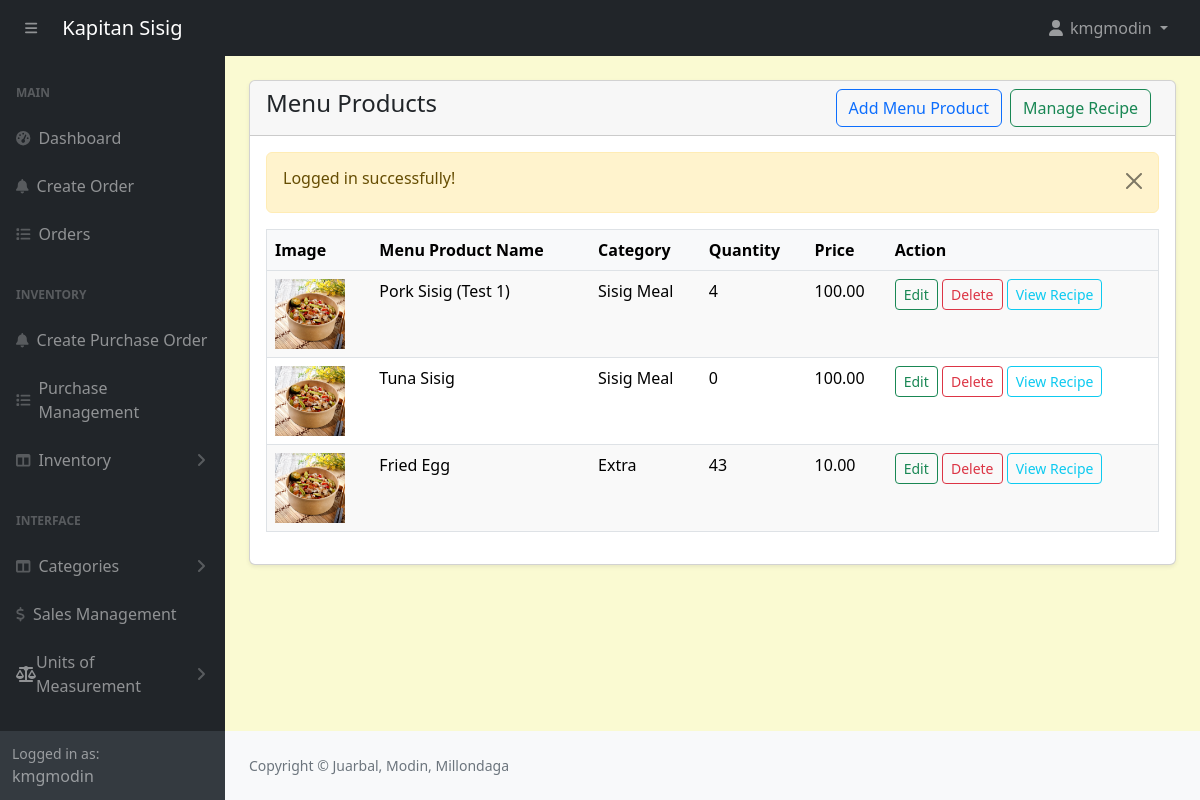
The page /admin/products.php (signed in) on the database as committed earlier.
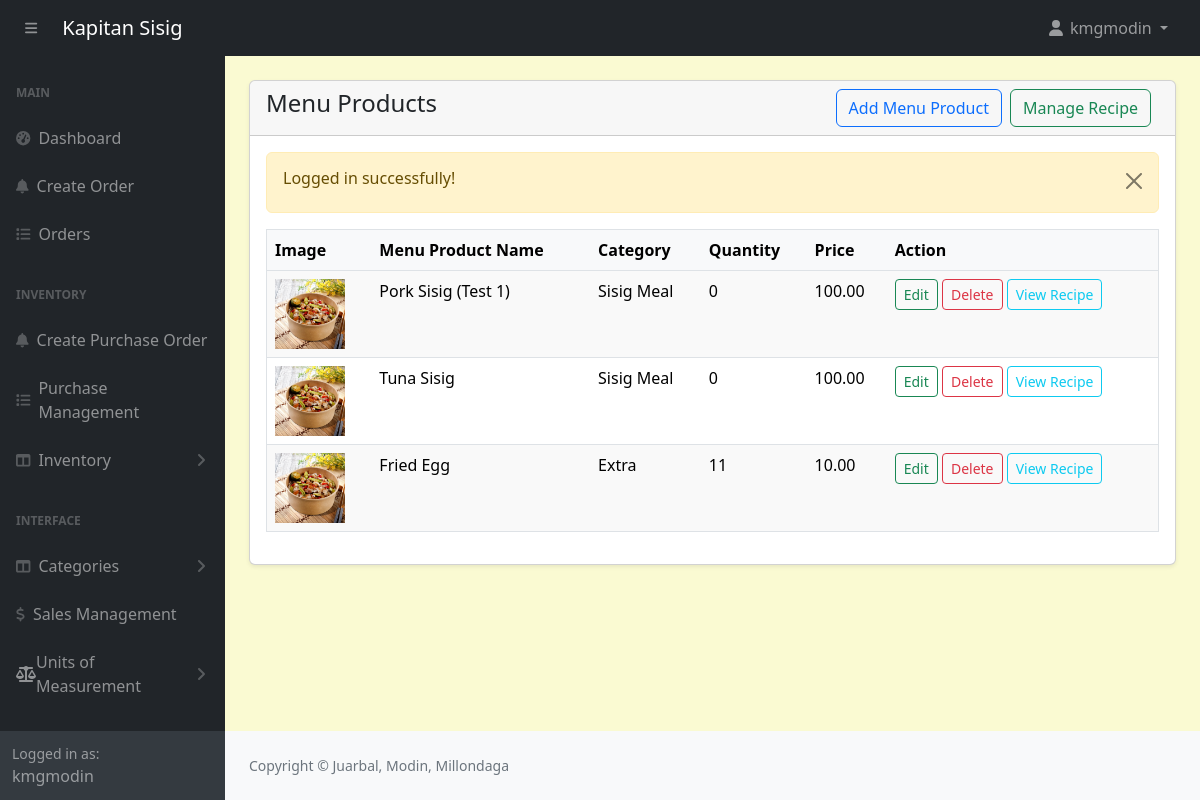
The same page on the database as committed later.
### tables this page shows
CREATE TABLE `products` (
  `id` int(11) NOT NULL,
  `category_id` int(11) NOT NULL,
  `productname` varchar(191) NOT NULL,
  `description` varchar(191) NOT NULL,
  `price` decimal(10,2) NOT NULL,
  `image` varchar(255) NOT NULL,
  `created_at` date NOT NULL DEFAULT current_timestamp(),
  `quantity` int(11) NOT NULL
);

CREATE TABLE `categories` (
  `id` int(11) NOT NULL,
  `name` varchar(191) NOT NULL,
  `status` tinyint(4) NOT NULL DEFAULT 0
);

### admin/products.php (the view, shortened to what this page needs)
<?php include('includes/header.php'); ?>
<div class="container-fluid px-4 pb-4">
    <div class="card mt-4 shadow-sm">
        <div class="card-header">
            <h4 class="mb-0">Menu Products
                <a href="recipes-add.php" class="btn btn-outline-success float-end me-2">Manage Recipe</a>
                <a href="products-create.php" class="btn btn-outline-primary float-end me-2">Add Menu Product</a>
            </h4>
        </div>
        <div class="card-body">
            <?php alertMessage(); ?>
            <?php
                $products = getAll('products');
                if (!$products) {
                    echo '<h4>Something went wrong.</h4>';
                } elseif (mysqli_num_rows($products) > 0) {
            ?>
            <div class="table-responsive">
                <table class="table" style="width: 100%; margin-bottom: 1rem; color: #000; border: 1px solid #dee2e6;">
                    <thead>
                        <tr style="background-color: #f8f9fa; color: #000;">
                            <th>Image</th>
                            <th>Menu Product Name</th>
                            <th>Category</th>
                            <th>Quantity</th>
                            <th>Price</th>
                            <th>Action</th>
                        </tr>
                    </thead>
                    <tbody>
                        <?php
                        $i = 0;
                        while ($productItem = mysqli_fetch_assoc($products)) :
                            $i++;
                            $productId = $productItem['id'];
                            $categoryId = $productItem['category_id'];
                            $categoryQuery = "SELECT name FROM categories WHERE id = '$categoryId'";
                            $categoryResult = mysqli_query($conn, $categoryQuery);
                            $categoryName = $categoryResult && mysqli_num_rows($categoryResult) > 0
                                            ? htmlspecialchars(mysqli_fetch_assoc($categoryResult)['name'])
                                            : "Unknown Category";
                            $recipeIngredientsQuery = "
                                SELECT ri.ingredient_id, ri.quantity AS recipe_quantity, i.quantity AS available_quantity, i.name AS ingredient_name
                                FROM recipe_ingredients ri
                                JOIN ingredients i ON ri.ingredient_id = i.id
                                WHERE ri.recipe_id = (SELECT id FROM recipes WHERE product_id = '$productId')
                            ";
                            $recipeIngredientsResult = mysqli_query($conn, $recipeIngredientsQuery);
                            $minServings = PHP_INT_MAX;
                            while ($ingredient = mysqli_fetch_assoc($recipeIngredientsResult)) {
                                $requiredQuantity = $ingredient['recipe_quantity'];
                                $availableQuantity = $ingredient['available_quantity'];
                                $possibleServings = floor($availableQuantity / $requiredQuantity);
                                if ($possibleServings < $minServings) {
                                    $minServings = $possibleServings;
                                }
                            }
                            $updateProductQuery = "
                                UPDATE products
                                SET quantity = '$minServings'
                                WHERE id = '$productId'
                            ";
                            mysqli_query($conn, $updateProductQuery);
                        ?>
                        <tr style="background-color: <?= $i % 2 == 0 ? '#fff' : '#f9f9f9'; ?>; border: 1px solid #dee2e6;">
                            <td><img src="../<?= htmlspecialchars($productItem['image']); ?>" style="width:70px;height:70px;" alt="product image" /></td>
                            <td><?= htmlspecialchars($productItem['productname']) ?></td>
                            <td><?= $categoryName ?></td>
                            <td><?= $minServings ?></td>
                            <td><?= htmlspecialchars($productItem['price']) ?></td>
                            <td>
                                <a href="products-edit.php?id=<?= $productItem['id'];?>" class="btn btn-outline-success btn-sm">Edit</a>
                                <a
                                    href="products-delete.php?id=<?= $productItem['id'];?>"
                                    class="btn btn-outline-danger btn-sm"
                                    onclick="return confirm('Are you sure you want to delete this product?')">
                                    Delete
                                </a>
                                <a
                                    href="recipe-view.php?id=<?= $productItem['id'];?>"
                                    class="btn btn-outline-info btn-sm">
                                    View Recipe
                                </a>
                            </td>
                        </tr>
                        <?php endwhile; ?>
                    </tbody>
                </table>
            </div>
            <?php
                } else {
                    echo '<h4 class="mb-0">No record found.</h4>';
                }
            ?>
        </div>
    </div>
</div>
<?php include('includes/footer.php'); ?>

### admin/includes/header.php (shortened to what this page needs)
<?php
require '../config/function.php';
?>
<!DOCTYPE html>
<html lang="en">
    <head>
        <link href="assets/css/styles.css" rel="stylesheet" />
        <link rel="stylesheet" href="//cdn.jsdelivr.net/npm/alertifyjs@1.14.0/build/css/themes/default.min.css"/>
        <link rel="stylesheet" href="//cdn.jsdelivr.net/npm/alertifyjs@1.14.0/build/css/alertify.min.css"/>
        <link href="https://cdn.jsdelivr.net/npm/select2@4.1.0-rc.0/dist/css/select2.min.css" rel="stylesheet" />
        <link rel="stylesheet" href="assets/css/custom.css">
    </head>
    <body class="sb-nav-fixed">
    <?php include('navbar.php'); ?>
      <div id="layoutSidenav">
        <?php include('sidebar.php'); ?>
          <div id="layoutSidenav_content">
            <main>

### admin/includes/navbar.php (shortened to what this page needs)
<nav class="sb-topnav navbar navbar-expand navbar-dark bg-dark">
            <button class="btn btn-link btn-sm order-1 order-lg-0 me-4 me-lg-0" id="sidebarToggle" href="#!"><i class="fas fa-bars ps-3"></i></button>
            <a class="navbar-brand ps-3" href="index.html">Kapitan Sisig</a>
            <ul class="navbar-nav ms-auto ms-md-0 me-3 me-lg-4">
                <li class="nav-item dropdown">
                    <a class="nav-link dropdown-toggle" id="navbarDropdown" href="#" role="button" data-bs-toggle="dropdown" aria-expanded="false">
                        <i class="fas fa-user fa-fw"></i>
                        <?= $_SESSION['loggedInUser']['username']; ?>
                    </a>
                </li>
            </ul>
        </nav>

### admin/includes/sidebar.php (shortened to what this page needs)
<div id="layoutSidenav_nav">
    <nav class="sb-sidenav accordion sb-sidenav-dark" id="sidenavAccordion">
        <div class="sb-sidenav-menu">
            <div class="nav">
                <div class="sb-sidenav-menu-heading">Main</div>
                <a class="nav-link" href="index.php">
                    <div class="sb-nav-link-icon"><i class="fas fa-tachometer-alt"></i></div>
                    Dashboard
                </a>
                <a class="nav-link" href="order-create.php">
                    <div class="sb-nav-link-icon"><i class="fas fa-bell"></i></div>
                    Create Order
                </a>
                <a class="nav-link" href="orders.php">
                    <div class="sb-nav-link-icon"><i class="fas fa-list"></i></div>
                    Orders
                </a>
                <div class="sb-sidenav-menu-heading">Inventory</div>
                <?php if ($_SESSION['loggedInUser']['position'] == 1): ?>
                    <a class="nav-link" href="purchase-order-select-supplier.php">
                        <div class="sb-nav-link-icon"><i class="fas fa-bell"></i></div>
                        Create Purchase Order
                    </a>
                    <a class="nav-link" href="purchase-orders.php">
                        <div class="sb-nav-link-icon"><i class="fas fa-list"></i></div>
                        Purchase Management
                    </a>
                <?php endif; ?>
                <a class="nav-link collapsed" href="#" data-bs-toggle="collapse" data-bs-target="#collapseInventory" aria-expanded="false" aria-controls="collapseInventory">
                    <div class="sb-nav-link-icon"><i class="fas fa-columns"></i></div>
                    Inventory
                    <div class="sb-sidenav-collapse-arrow"><i class="fas fa-angle-down"></i></div>
                </a>
                <div class="sb-sidenav-menu-heading">Interface</div>
                <?php if ($_SESSION['loggedInUser']['position'] == 1): ?>
                <a class="nav-link collapsed" href="#" data-bs-toggle="collapse" data-bs-target="#collapseCategory" aria-expanded="false" aria-controls="collapseCategory">
                    <div class="sb-nav-link-icon"><i class="fas fa-columns"></i></div>
                    Categories
                    <div class="sb-sidenav-collapse-arrow"><i class="fas fa-angle-down"></i></div>
                </a>
                <?php endif; ?>
                <a class="nav-link" href="sales.php">
                    <div class="sb-nav-link-icon"><i class="fas fa-dollar-sign"></i></div>
                    Sales Management
                </a>
                <li class="nav-item">
                    <a class="nav-link collapsed" href="#" data-bs-toggle="collapse" data-bs-target="#collapseUnits" aria-expanded="false" aria-controls="collapseUnits">
                        <i class="fas fa-balance-scale"></i>
                        <span>Units of Measurement</span>
                        <div class="sb-sidenav-collapse-arrow"><i class="fas fa-angle-down"></i></div>
                    </a>
                </li>
                <?php if ($_SESSION['loggedInUser']['position'] == 1): ?>
                    <div class="sb-sidenav-menu-heading">Manage Staff</div>
                <?php endif; ?>
            </div>
        </div>
        <div class="sb-sidenav-footer">
            <div class="small">Logged in as:</div>
            <?= $_SESSION['loggedInUser']['username']; ?>
        </div>
    </nav>
</div>

### config/function.php (shortened to what this page needs)
<?php
require 'dbcon.php';
function validate($inputData){
    global $conn;
    $validatedData = mysqli_real_escape_string($conn, $inputData);
    return trim($validatedData);
}
function alertMessage(){
    if (isset($_SESSION['message'])) {
        echo '<div class="alert alert-warning alert-dismissible fade show" role="alert">
            <h6>'.htmlspecialchars($_SESSION['message']).'</h6>
            <button type="button" class="btn-close" data-bs-dismiss="alert" aria-label="Close"></button>
          </div>';
    }
}
function getAll($tableName, $status = NULL){
    global $conn;
    $table = validate($tableName);
    $status = validate($status);
    $query = ($status == 'status') ? "SELECT * FROM $table WHERE $status = '0'" : "SELECT * FROM $table";
    return mysqli_query($conn, $query);
}
?>

### admin/includes/footer.php (shortened to what this page needs)
</main>
                <footer class="py-4 bg-light mt-auto">
                    <div class="container-fluid px-4">
                        <div class="d-flex align-items-center justify-content-between small">
                            <div class="text-muted">Copyright &copy; Juarbal, Modin, Millondaga</div>
                        </div>
                    </div>
                </footer>
            </div>
        </div>
    </body>
</html>

### admin/assets/css/custom.css (style rules this page uses)
body { margin: 0; font-family: system-ui, -apple-system, "Segoe UI", Roboto, "Helvetica Neue", "Noto Sans", "Liberation Sans", Arial, sans-serif; font-size: 1rem; font-weight: 400; line-height: 1.5; color: #212529; text-align: left; background-color: #FAFAD2; -webkit-text-size-adjust: 100%; -webkit-tap-highlight-color: rgba(0, 0, 0, 0); }

Rows that differ between the two databases and show on the page:
changed products "Pork Sisig (Test 1)": minServings "4" → "0"
changed products "Fried Egg": minServings "43" → "11"
